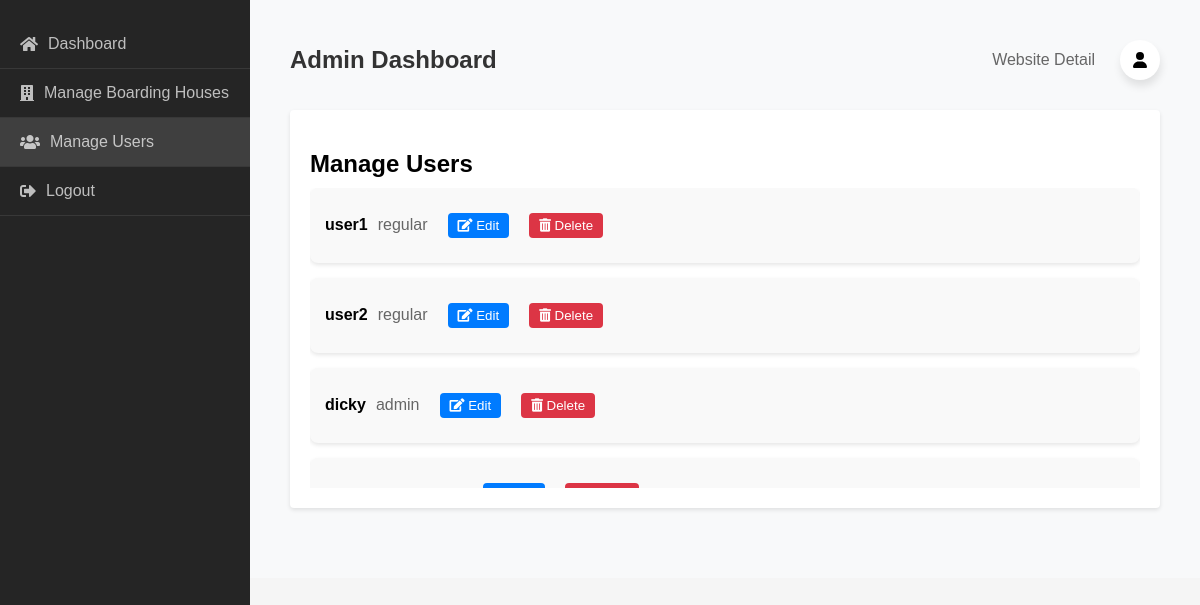
Before: /admin/manage-users.php (signed in) with the older database file.
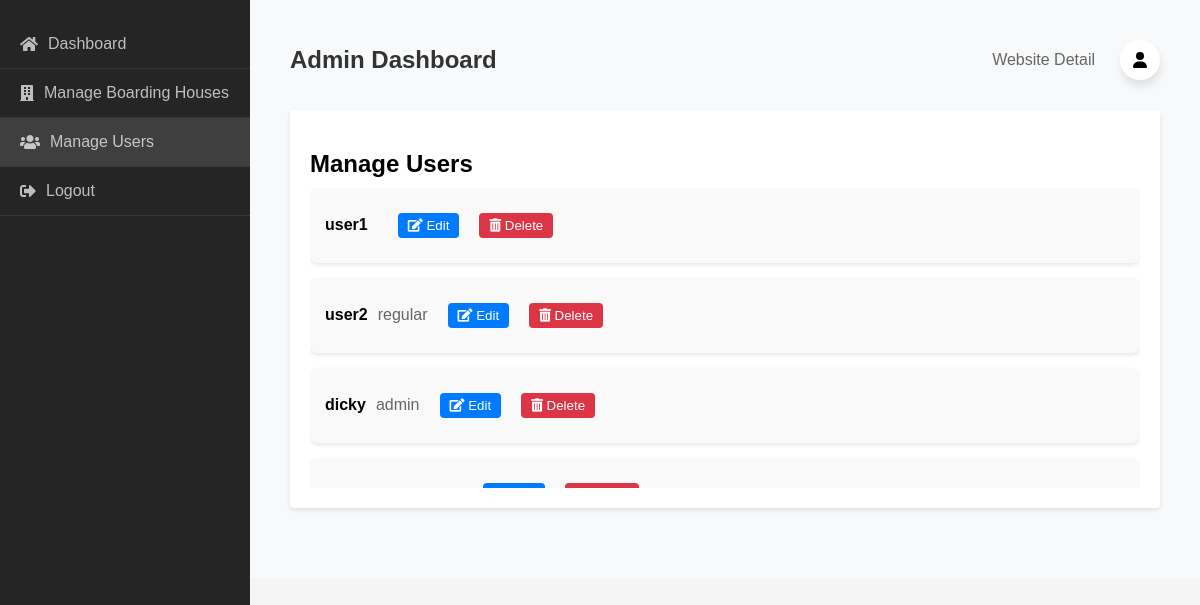
After: the same page with the newer database file.
### tables this page shows
CREATE TABLE `users` (
  `user_id` int(11) NOT NULL AUTO_INCREMENT,
  `username` varchar(50) NOT NULL,
  `password` varchar(100) NOT NULL,
  `email` varchar(100) NOT NULL,
  `name` varchar(100) NOT NULL,
  `contact_number` varchar(20) DEFAULT NULL,
  `user_type` enum('regular','owner','admin') DEFAULT NULL,
  `address` varchar(200) DEFAULT NULL,
  `date_of_birth` date DEFAULT NULL,
  `gender` enum('male','female','other') DEFAULT NULL,
  `bio` text DEFAULT NULL,
  `registration_date` datetime DEFAULT current_timestamp(),
  `last_login_date` datetime DEFAULT NULL,
  `status` enum('active','inactive') DEFAULT 'active',
  PRIMARY KEY (`user_id`)
);

### admin/manage-users.php (the view, shortened to what this page needs)
<?php
include "connection.php";
$is_selected_0 = "class='active' style='background-color: #3f3f3f'";
?>
<!DOCTYPE html>
<html lang="en">
<head>
    <link rel="stylesheet" href="https://cdnjs.cloudflare.com/ajax/libs/font-awesome/5.15.3/css/all.min.css">
</head>
<body>
    <?php
    if (isset($_SESSION['account_id'])) {
    ?>
        <div class="sidebar">
            <ul>
                <li><a href="./dashboard.php"><i class="fas fa-home"></i>Dashboard</a></li>
                <li><a href="./manage-boarding-house.php"><i class="fas fa-building"></i>Manage Boarding Houses</a></li>
                <li <?php echo (isset($is_selected_0) ? $is_selected_0 : ''); ?>><a href="./manage-users.php"><i class="fas fa-users"></i>Manage Users</a></li>
                <li><a href="./logout.php"><i class="fas fa-sign-out-alt"></i>Logout</a></li>
            </ul>
        </div>
        <div class="content">
            <div class="container">
                <div class="header">
                    <div class="logo">Admin Dashboard</div>
                    <div class="menu">
                        <a href="#">Website Detail</a>
                        <div class="account">
                            <div class="account-icon"><svg xmlns="http://www.w3.org/2000/svg" height="1em" viewBox="0 0 448 512"><path d="M224 256A128 128 0 1 0 224 0a128 128 0 1 0 0 256zm-45.7 48C79.8 304 0 383.8 0 482.3C0 498.7 13.3 512 29.7 512H418.3c16.4 0 29.7-13.3 29.7-29.7C448 383.8 368.2 304 269.7 304H178.3z"/></svg></div>
                        </div>
                    </div>
                </div>
            <div class="summary-card">
                <h2>Manage Users</h2>
                <div class="user-list">
                    <?php
                    $query = "SELECT * FROM users";
                    $result = mysqli_query($mysqli, $query);
                    if (mysqli_num_rows($result) > 0) {
                        while ($row = mysqli_fetch_assoc($result)) {
                            echo '<div class="user">';
                            echo '<span class="user-name">' . $row['username'] . '</span>';
                            echo '<span class="user-role">' . $row['user_type'] . '</span>';
                            echo '<button class="edit-user" data-id="' . $row['user_id'] . '"><i class="fas fa-edit"></i> Edit</button>';
                            echo '<button class="delete-user" data-id="' . $row['user_id'] . '"><i class="fas fa-trash-alt"></i> Delete</button>';
                            echo '</div>';
                        }
                    } else {
                        echo "<p>No users found.</p>";
                    }
                    ?>
                </div>
            </div>
            </div>
        </div>
    <?php } ?>
</body>
</html>

Changed rows visible on the page:
changed users "user1": user_type "regular" → (not shown)
